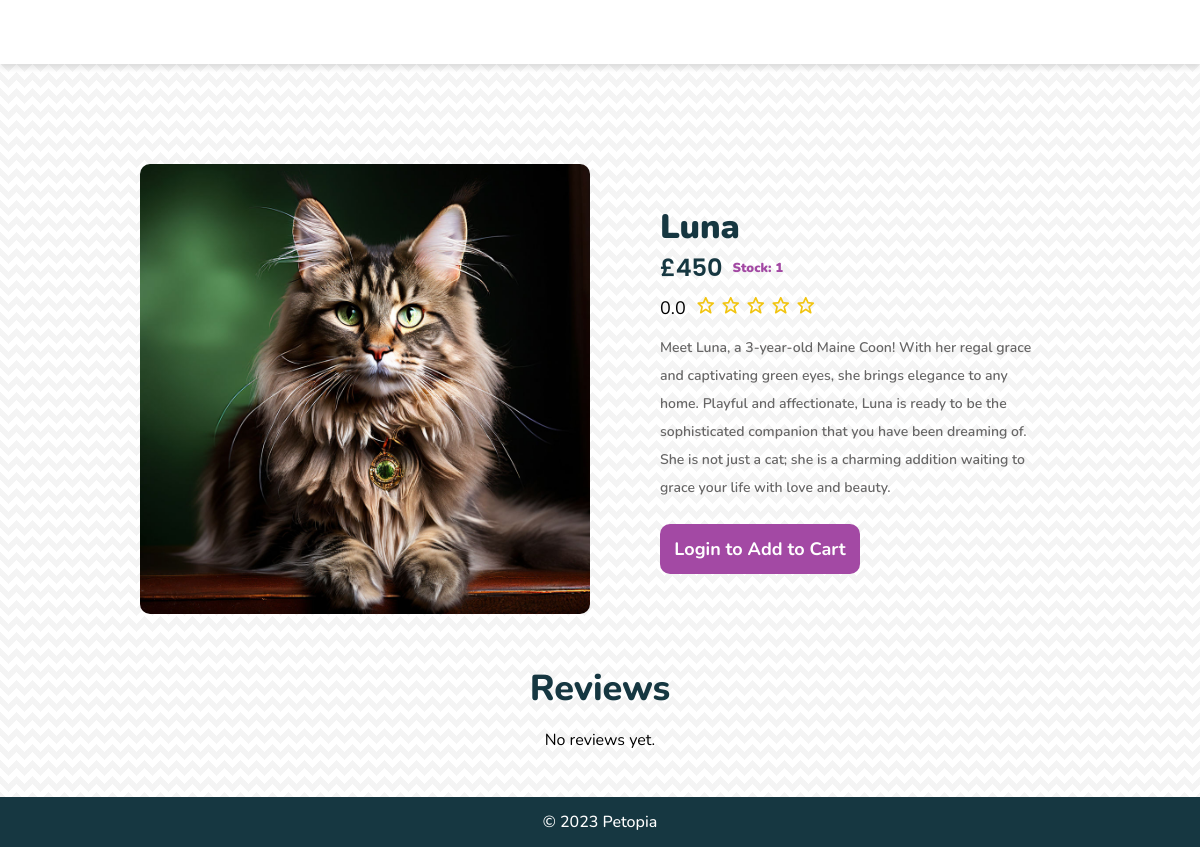
/item.php?Product_ID=3, run on the app's committed database.
### tables this page shows
CREATE TABLE `product` (
  `Product_ID` int(10) NOT NULL,
  `Name` varchar(60) NOT NULL,
  `Price` int(20) NOT NULL,
  `Num_In_Stock` int(10) UNSIGNED NOT NULL,
  `Description` varchar(500) NOT NULL,
  `Image` varchar(200) DEFAULT NULL
);

### php/mainLogCheck.php (called while the page is built, shortened)
<?php
$b=False;
?>

### item.php (the view, shortened to what this page needs)
<?php
require_once "php/mainLogCheck.php";
$tempPID = $_GET["Product_ID"];
?>
<!DOCTYPE html>
<html lang="en">
<head>
    <link href="css/item.css" rel="stylesheet" type="text/css">
    <link href='https://unpkg.com/boxicons@2.1.4/css/boxicons.min.css' rel='stylesheet'>
    <link href="css/navigation.css" rel="stylesheet" type="text/css">
    <link rel="stylesheet" href="css/footer.css">
    <link rel="stylesheet" href="https://unpkg.com/flickity@2/dist/flickity.min.css">
    <link rel="stylesheet" href="templates/hero-banner.css">
</head>
<body>
    <header></header>
    <main>
        <section class="item-section">
            <div class="item-image">
                <img src="assets/ProductImages/ImageID_<?php echo $tempPID; ?>.jpeg" alt="">
            </div>
            <div class="right-container">
                <?php
                require_once "php/connectdb.php";
                try {
                    $productQuery =
                        "SELECT * from  product WHERE Product_ID LIKE " .
                        " '" .
                        $tempPID .
                        "'";
                    $rows = $db->query($productQuery);
                    if ($rows && $rows->rowCount() > 0) {
                        foreach ($rows as $row) { ?>
                                <h4 class="title-text"><?php echo $row[
                                    "Name"
                                ]; ?></h4>
                                <div class="price-stock-container">
                                    <h5 class="price-text">£<?php echo $row[
                                        "Price"
                                    ]; ?></h5>
                                    <p class="in-stock-text">Stock: <?php
                                    $adjustedStock = $row["Num_In_Stock"];
                                    echo max(0, $adjustedStock);
                                    ?></p>
                                </div>
                                <div class="item-rating-container">
                                <p><?php
                                $avgRatingQuery = "SELECT AVG(rating) as averageRating FROM reviews WHERE Product_ID = ?";
                                $stmt = $db->prepare($avgRatingQuery);
                                $stmt->execute([$tempPID]);
                                $avgRatingResult = $stmt->fetch(PDO::FETCH_ASSOC);
                                $averageRating = round($avgRatingResult['averageRating'] * 2) / 2;
                                echo number_format($averageRating, 1); ?></p>
                                <div class="item-rating-stars">
                                        <?php
                                        for ($i = 0; $i < 5; $i++) {
                                            if ($averageRating >= ($i + 1)) {
                                                echo '<i class="bx bxs-star" style="color: #f1c40f;"></i>';
                                            } elseif ($averageRating >= ($i + 0.5)) {
                                                echo '<i class="bx bxs-star-half" style="color: #f1c40f;"></i>';
                                            } else {
                                                echo '<i class="bx bx-star" style="color: #f1c40f;"></i>';
                                            }
                                        }
                                        ?>
                                    </div>
                                </div>
                                <p class="desc-text"><?php echo $row[
                                    "Description"
                                ]; ?></p>
                                <div class="item-bottom-container">
                                <?php if ($b == true) {
                                    if ($adjustedStock > 0) {
                                        echo "<form method='post' action='products.php'>";
                                        echo '<input type="hidden" name="productID" value="' .
                                            $row["Product_ID"] .
                                            '">';
                                        echo '<input type="hidden" name="quantity" value="1">';
                                        echo '<button class="add-cart-btn" type="submit" name="add">Add to Cart<div class="bx bx-cart-add"></div></button>';
                                        echo "</form>";
                                    } else {
                                        echo '<button class="add-cart-btn" disabled>Out of Stock</button>';
                                    }
                                } else {
                                    echo '<button class="add-cart-btn" onclick="location.href=\'login.php\'">Login to Add to Cart</button>';
                                } ?>
                        <?php }
                    } else {
                        echo "<p>No matching Product.</p>\n";
                    }
                } catch (PDOexception $ex) {
                    echo "Sorry, a database error occurred! <br>";
                    echo "Error details: <em>" . $ex->getMessage() . "</em>";
                }
                ?>
            </div>
        </section>
        <section class="reviews-section">
            <h2 class="reviews-heading">Reviews</h2>
            <div class="reviews-template">
                <?php require_once('php/reviews_template.php');?>
            </div>
        </section>
    </main>
</body>
<footer>
    &copy; 2023 Petopia
</footer>
</body>
</html>

### css/item.css (style rules this page uses)
main { min-height: calc(100vh - 134px); display: flex; flex-direction: column; justify-content: center; align-items: center; background-image: linear-gradient(135deg, rgba(228, 228, 228, 0.4) 25%, transparent 25%), linear-gradient(225deg, rgba(228, 228, 228, 0.4) 25%, transparent 25%), linear-gradient(45deg, rgba(228, 228, 228, 0.4) 25%, transparent 25%), linear-gradient(315deg, rgba(228, 228, 228, 0.4) 25%, #ffffff 25%); background-position: 8px 0, 8px 0, 0 0, 0 0; background-size: 16px 16px; background-repeat: repeat; }
.item-section { padding-top: 100px; padding-bottom: 50px; display: flex; justify-content: center; align-items: center; flex-wrap: wrap; gap: 70px; }
.item-image { width: 500px; height: 500px; }
.item-image img { width: 100%; height: 100%; object-fit: cover; border-radius: 10px; }
.right-container { display: flex; flex-direction: column; width: 400px; }
.title-text { margin: 0; font-size: 34px; color: #163741; margin-top: 0px; font-weight: 900; }
.price-stock-container { display: flex; flex-direction: row; align-items: center; }
.price-text { margin: 0; font-size: 24px; font-weight: 600; color: #163741; font-family: 'Poppins', sans-serif; }
.in-stock-text { font-size: 13px; color: #a349a4; margin-bottom: 0; margin-left: 10px; margin-top: 0px; font-style: normal; font-weight: 900; text-transform: inherit; }
.desc-text { font-weight: 400; line-height: 28px; color: #676666; font-weight: 600; font-size: 14px; margin-right: 20px; margin-bottom: 22px; }
.add-cart-btn { width: 200px; height: 50px; background-color: #a349a4; border: none; border-radius: 10px; cursor: pointer; color: white; font-weight: 700; font-family: Nunito, sans-serif; transition: 0.2s; font-size: 18px; position: relative; }
.item-rating-container { padding-top: 10px; display: flex; align-items: center; }
.item-rating-stars i { font-size: 20px; color: #f1c40f; margin-right: 5px; }
.item-rating-container p { margin: 0; margin-right: 10px; font-size: 18px; }
.reviews-section { display: flex; justify-content: center; align-items: start; flex-direction: column; }
.reviews-heading { color: #163741; font-weight: 800; font-size: 36px; margin: 0; }
.reviews-template { padding-left: 20px; padding-right: 20px; padding-bottom: 30px; display: flex; justify-content: center; align-items: center; flex-direction: column; gap: 20px; }
@media screen and (max-width: 1200px) { main { min-height: calc(100vh - 114px); } }
@media screen and (max-width: 1200px) { .item-image { width:450px; height: 450px; } }
@media screen and (max-width: 1200px) { .reviews-section { align-items: center; } }

### css/navigation.css (style rules this page uses)
body { margin: 0; font-family: 'Nunito', sans-serif; overflow-x: hidden; padding-top: 84px; }
header { width: 100%; height: auto; display: flex; justify-content: space-evenly; align-items: center; flex-direction: column; z-index: 9999; position: fixed; top: 0; box-shadow: 0 4px 6px rgba(0, 0, 0, 0.1); }
@media (max-width: 1200px) { body { padding-top: 64px; } }
@media (max-width: 1200px) { header { justify-content: space-between; height: 64px; } }

### css/footer.css (style rules this page uses)
footer { width: 100%; height: 50px; background-color: #163741; color: white; font-weight: 500; display: flex; justify-content: center; align-items: center; }

### templates/hero-banner.css (style rules this page uses)
body, html { overflow-x: hidden; }

### data on the page
product: Name "Luna", Price "450", Num_In_Stock "1", averageRating "0.0", Description "Meet Luna, a 3-year-old Maine Coon! With her regal grace and captivating green eyes, she brings elegance to any home. Playful and affectionate, Luna is ready to be the sophisticated companion that you have been dreaming of. She is not just a cat; she is a charming addition waiting to grace your life with love and beauty."
